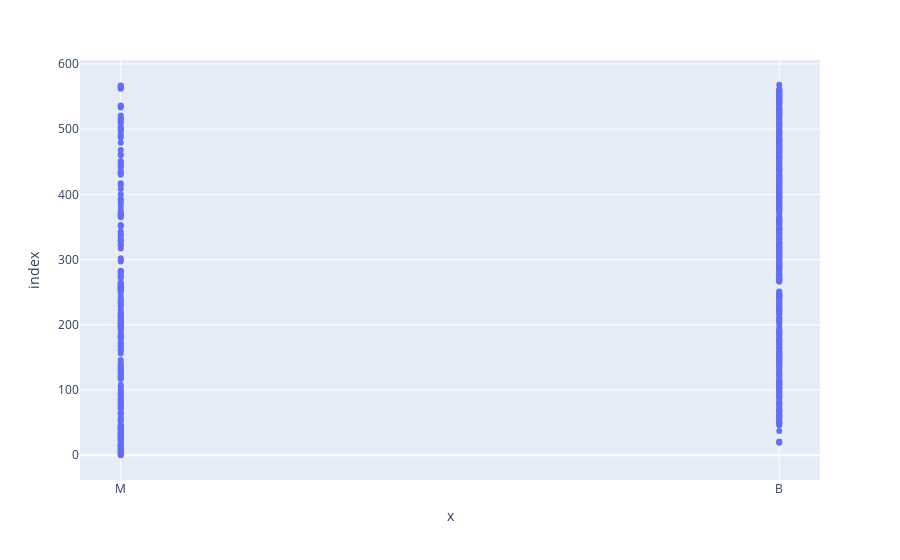

This figure's notebook cell:
### Code cell
fig = px.scatter(X,y)
fig.show()

### Figure 1 — Plotly figure (JSON) as saved in the notebook; plotly's stock layout.template omitted (floating-point values rounded to 4 significant figures; data arrays with more than 128 entries replaced by an {"elided": "..."} marker saying what was removed)
{"data": [{"hovertemplate": "x=%{x}<br>index=%{y}<extra></extra>", "legendgroup": "", "marker": {"color": "#636efa", "symbol": "circle"}, "mode": "markers", "name": "", "orientation": "h", "showlegend": false, "type": "scatter", "x": {"elided": "569 str values"}, "xaxis": "x", "y": {"elided": "569 int values"}, "yaxis": "y"}], "layout": {"legend": {"tracegroupgap": 0}, "margin": {"t": 60}, "xaxis": {"anchor": "y", "domain": [0, 1], "title": {"text": "x"}}, "yaxis": {"anchor": "x", "domain": [0, 1], "title": {"text": "index"}}}}
